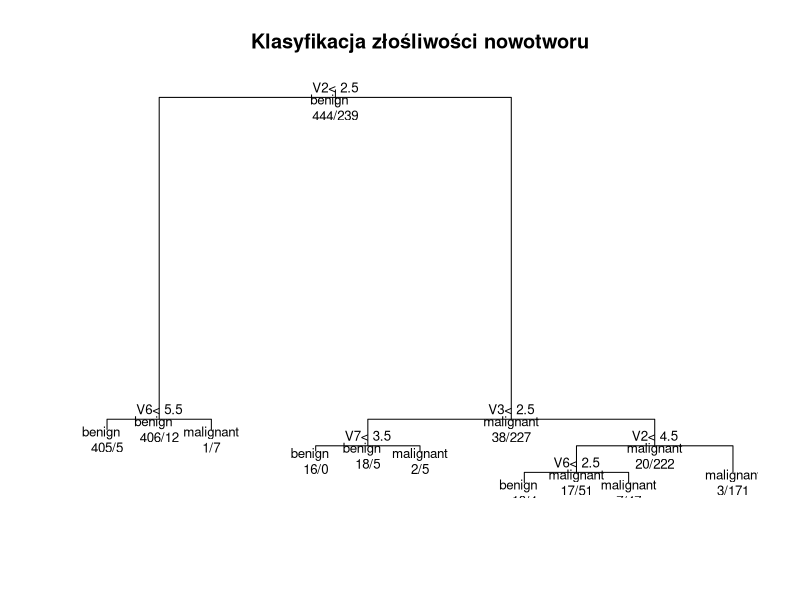
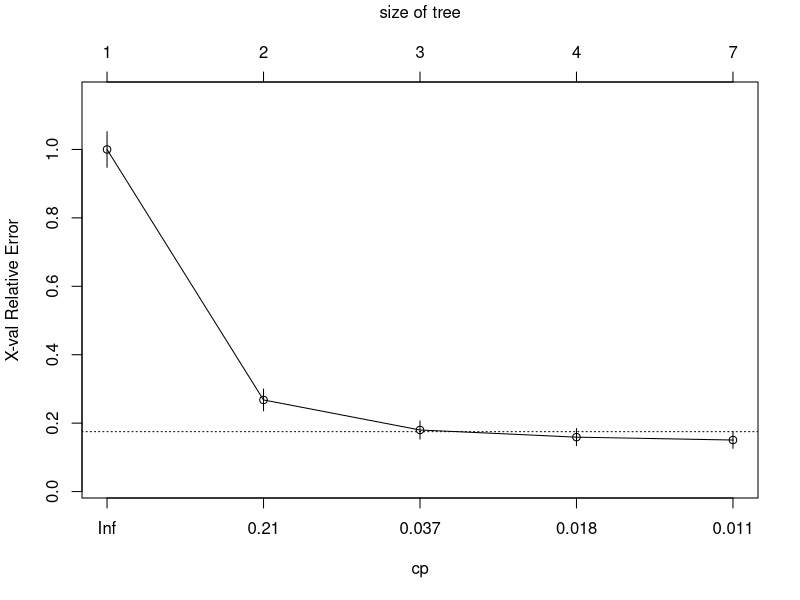
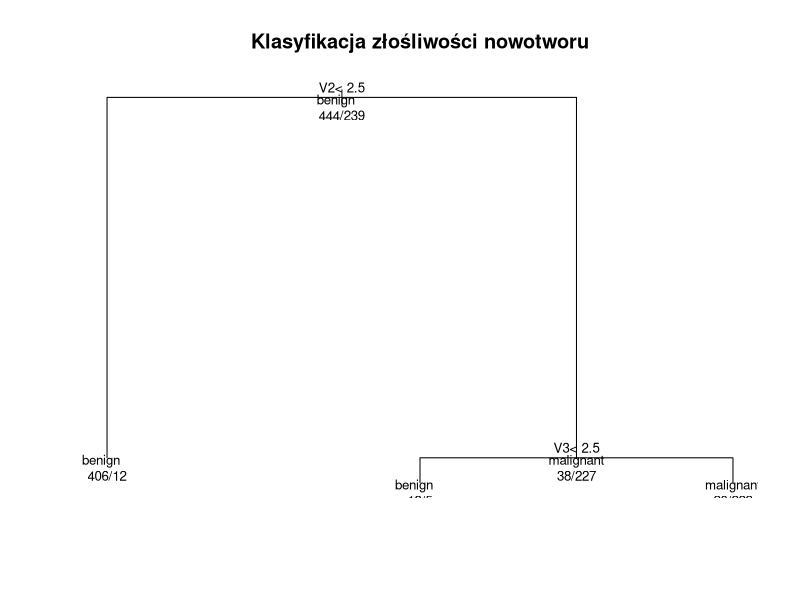
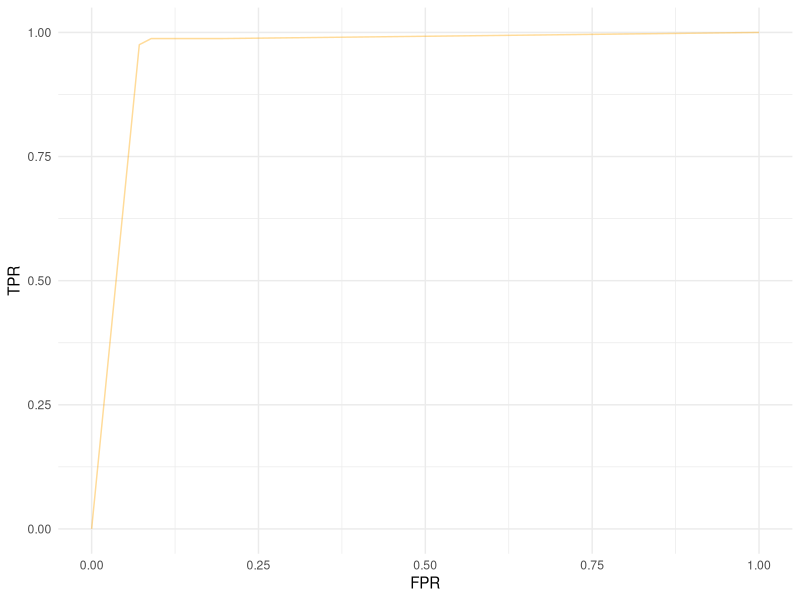

Recreate these plots in R, in order.
## ---- chunk 1
library(MASS)
library(rpart)
biopsy$ID <- NULL  
biopsy <- na.omit(biopsy)
drzewo <- rpart(class~., data=biopsy, method='class')
plot(drzewo, main="Klasyfikacja złośliwości nowotworu")
text(drzewo, use.n=TRUE, all=T, cex=.8)
## ---- chunk 2
plotcp(drzewo)
## ---- chunk 3
przyciete_drzewo <- prune(drzewo, cp=0.037)
plot(przyciete_drzewo, main="Klasyfikacja złośliwości nowotworu")
text(przyciete_drzewo, use.n=TRUE, all=T, cex=.8)
## ---- chunk 4
library(caret)

walidacja_caret <- train(class ~ ., 
                          data=biopsy, 
                          method="rpart", 
                          trControl = trainControl(method = "cv", number=10),
                         tuneLength=10)  # ten parametr kontroluje liczbe wartosci parametru cp do przetestowania
walidacja_caret
## ---- chunk 5
train_indices <- sample(1:nrow(biopsy), 0.8 * nrow(biopsy))
train_set <- biopsy[train_indices, ]
test_set <- biopsy[-train_indices, ]
## ---- chunk 6
drzewo <- rpart(class~., data=train_set, method='class')
## ---- chunk 7
preds <- predict(drzewo, newdata=test_set, type='prob')[,2]
## ---- chunk 8
threshs = seq(0, 1, 0.01)
## ---- chunk 9
pred_classes <- ifelse(preds  > 0.5, "benign", "malignant")
conf.matrix <- table('Pred'=pred_classes, 'True'=test_set$class)
print(conf.matrix)
## ---- chunk 10
calc_roc <- function(thresh) {
  pred_classes <- ifelse(preds > thresh, "malignant", "benign")
  conf.matrix <- table(
    'Pred'=factor(pred_classes, levels=c("benign", "malignant")),
    'True'=factor(test_set$class, levels=c("benign", "malignant"))
  )
  return(conf.matrix)
}

calc_roc(0.5)
## ---- chunk 11

TPR <- c()
FPR <- c()
for(thresh in threshs) {
  conf.matrix <- calc_roc(thresh)
  TP <- conf.matrix["benign", "benign"]
  FP <- conf.matrix["benign", "malignant"]
  TN <- conf.matrix["malignant", "malignant"]
  FN <- conf.matrix["malignant", "benign"]
  
  TPR <- c(TPR, TP / (TP + FN))  # Prawdziwie pozytywne
  FPR <- c(FPR, FP / (FP + TN))  # Falszywie pozytywne
}

## ---- chunk 12
print(FPR)
## ---- chunk 13
roc_data <- data.frame(FPR=FPR, TPR=TPR, CV=rep(1:length(threshs), each=length(FPR)))
## ---- chunk 14
library(ggplot2)
ggplot(roc_data, aes(x=FPR, y=TPR)) + geom_line(alpha=0.4, color='orange') + theme_minimal()
